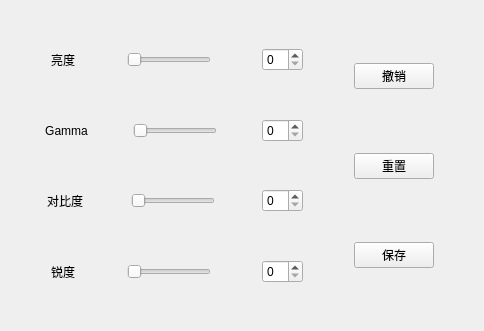
<?xml version="1.0" encoding="UTF-8"?>
<ui version="4.0">
 <class>EnhanceTabWidget</class>
 <widget class="QWidget" name="EnhanceTabWidget">
  <property name="geometry">
   <rect>
    <x>0</x>
    <y>0</y>
    <width>484</width>
    <height>331</height>
   </rect>
  </property>
  <property name="windowTitle">
   <string>Form</string>
  </property>
  <layout class="QVBoxLayout" name="verticalLayout">
   <property name="spacing">
    <number>5</number>
   </property>
   <property name="leftMargin">
    <number>5</number>
   </property>
   <property name="topMargin">
    <number>5</number>
   </property>
   <property name="rightMargin">
    <number>5</number>
   </property>
   <property name="bottomMargin">
    <number>5</number>
   </property>
   <item>
    <layout class="QHBoxLayout" name="horizontalLayout">
     <item>
      <layout class="QVBoxLayout" name="verticalLayout_2">
       <item>
        <spacer name="verticalSpacer_9">
         <property name="orientation">
          <enum>Qt::Orientation::Vertical</enum>
         </property>
         <property name="sizeHint" stdset="0">
          <size>
           <width>20</width>
           <height>40</height>
          </size>
         </property>
        </spacer>
       </item>
       <item>
        <layout class="QHBoxLayout" name="horizontalLayout_6">
         <item>
          <spacer name="horizontalSpacer_9">
           <property name="orientation">
            <enum>Qt::Orientation::Horizontal</enum>
           </property>
           <property name="sizeHint" stdset="0">
            <size>
             <width>40</width>
             <height>20</height>
            </size>
           </property>
          </spacer>
         </item>
         <item>
          <widget class="QLabel" name="label_5">
           <property name="text">
            <string>亮度</string>
           </property>
           <property name="alignment">
            <set>Qt::AlignmentFlag::AlignCenter</set>
           </property>
          </widget>
         </item>
         <item>
          <spacer name="horizontalSpacer">
           <property name="orientation">
            <enum>Qt::Orientation::Horizontal</enum>
           </property>
           <property name="sizeHint" stdset="0">
            <size>
             <width>40</width>
             <height>20</height>
            </size>
           </property>
          </spacer>
         </item>
         <item>
          <widget class="QSlider" name="Slider_brightness">
           <property name="orientation">
            <enum>Qt::Orientation::Horizontal</enum>
           </property>
          </widget>
         </item>
         <item>
          <spacer name="horizontalSpacer_5">
           <property name="orientation">
            <enum>Qt::Orientation::Horizontal</enum>
           </property>
           <property name="sizeHint" stdset="0">
            <size>
             <width>40</width>
             <height>20</height>
            </size>
           </property>
          </spacer>
         </item>
         <item>
          <widget class="QSpinBox" name="spinBox_brightness"/>
         </item>
        </layout>
       </item>
       <item>
        <spacer name="verticalSpacer">
         <property name="orientation">
          <enum>Qt::Orientation::Vertical</enum>
         </property>
         <property name="sizeHint" stdset="0">
          <size>
           <width>20</width>
           <height>40</height>
          </size>
         </property>
        </spacer>
       </item>
       <item>
        <layout class="QHBoxLayout" name="horizontalLayout_10">
         <item>
          <spacer name="horizontalSpacer_10">
           <property name="orientation">
            <enum>Qt::Orientation::Horizontal</enum>
           </property>
           <property name="sizeHint" stdset="0">
            <size>
             <width>40</width>
             <height>20</height>
            </size>
           </property>
          </spacer>
         </item>
         <item>
          <widget class="QLabel" name="label_9">
           <property name="text">
            <string>Gamma</string>
           </property>
           <property name="alignment">
            <set>Qt::AlignmentFlag::AlignCenter</set>
           </property>
          </widget>
         </item>
         <item>
          <spacer name="horizontalSpacer_2">
           <property name="orientation">
            <enum>Qt::Orientation::Horizontal</enum>
           </property>
           <property name="sizeHint" stdset="0">
            <size>
             <width>40</width>
             <height>20</height>
            </size>
           </property>
          </spacer>
         </item>
         <item>
          <widget class="QSlider" name="Slider_gamma">
           <property name="orientation">
            <enum>Qt::Orientation::Horizontal</enum>
           </property>
          </widget>
         </item>
         <item>
          <spacer name="horizontalSpacer_6">
           <property name="orientation">
            <enum>Qt::Orientation::Horizontal</enum>
           </property>
           <property name="sizeHint" stdset="0">
            <size>
             <width>40</width>
             <height>20</height>
            </size>
           </property>
          </spacer>
         </item>
         <item>
          <widget class="QSpinBox" name="spinBox_gamma"/>
         </item>
        </layout>
       </item>
       <item>
        <spacer name="verticalSpacer_2">
         <property name="orientation">
          <enum>Qt::Orientation::Vertical</enum>
         </property>
         <property name="sizeHint" stdset="0">
          <size>
           <width>20</width>
           <height>40</height>
          </size>
         </property>
        </spacer>
       </item>
       <item>
        <layout class="QHBoxLayout" name="horizontalLayout_9">
         <item>
          <spacer name="horizontalSpacer_11">
           <property name="orientation">
            <enum>Qt::Orientation::Horizontal</enum>
           </property>
           <property name="sizeHint" stdset="0">
            <size>
             <width>40</width>
             <height>20</height>
            </size>
           </property>
          </spacer>
         </item>
         <item>
          <widget class="QLabel" name="label_8">
           <property name="text">
            <string>对比度</string>
           </property>
           <property name="alignment">
            <set>Qt::AlignmentFlag::AlignCenter</set>
           </property>
          </widget>
         </item>
         <item>
          <spacer name="horizontalSpacer_3">
           <property name="orientation">
            <enum>Qt::Orientation::Horizontal</enum>
           </property>
           <property name="sizeHint" stdset="0">
            <size>
             <width>40</width>
             <height>20</height>
            </size>
           </property>
          </spacer>
         </item>
         <item>
          <widget class="QSlider" name="Slider_contrast">
           <property name="orientation">
            <enum>Qt::Orientation::Horizontal</enum>
           </property>
          </widget>
         </item>
         <item>
          <spacer name="horizontalSpacer_7">
           <property name="orientation">
            <enum>Qt::Orientation::Horizontal</enum>
           </property>
           <property name="sizeHint" stdset="0">
            <size>
             <width>40</width>
             <height>20</height>
            </size>
           </property>
          </spacer>
         </item>
         <item>
          <widget class="QSpinBox" name="spinBox_contrast"/>
         </item>
        </layout>
       </item>
       <item>
        <spacer name="verticalSpacer_3">
         <property name="orientation">
          <enum>Qt::Orientation::Vertical</enum>
         </property>
         <property name="sizeHint" stdset="0">
          <size>
           <width>20</width>
           <height>40</height>
          </size>
         </property>
        </spacer>
       </item>
       <item>
        <layout class="QHBoxLayout" name="horizontalLayout_11">
         <item>
          <spacer name="horizontalSpacer_12">
           <property name="orientation">
            <enum>Qt::Orientation::Horizontal</enum>
           </property>
           <property name="sizeHint" stdset="0">
            <size>
             <width>40</width>
             <height>20</height>
            </size>
           </property>
          </spacer>
         </item>
         <item>
          <widget class="QLabel" name="label_10">
           <property name="text">
            <string>锐度</string>
           </property>
           <property name="alignment">
            <set>Qt::AlignmentFlag::AlignCenter</set>
           </property>
          </widget>
         </item>
         <item>
          <spacer name="horizontalSpacer_4">
           <property name="orientation">
            <enum>Qt::Orientation::Horizontal</enum>
           </property>
           <property name="sizeHint" stdset="0">
            <size>
             <width>40</width>
             <height>20</height>
            </size>
           </property>
          </spacer>
         </item>
         <item>
          <widget class="QSlider" name="Slider_sharpen">
           <property name="orientation">
            <enum>Qt::Orientation::Horizontal</enum>
           </property>
          </widget>
         </item>
         <item>
          <spacer name="horizontalSpacer_8">
           <property name="orientation">
            <enum>Qt::Orientation::Horizontal</enum>
           </property>
           <property name="sizeHint" stdset="0">
            <size>
             <width>40</width>
             <height>20</height>
            </size>
           </property>
          </spacer>
         </item>
         <item>
          <widget class="QSpinBox" name="spinBox_sharpen"/>
         </item>
        </layout>
       </item>
       <item>
        <spacer name="verticalSpacer_4">
         <property name="orientation">
          <enum>Qt::Orientation::Vertical</enum>
         </property>
         <property name="sizeHint" stdset="0">
          <size>
           <width>20</width>
           <height>40</height>
          </size>
         </property>
        </spacer>
       </item>
      </layout>
     </item>
     <item>
      <spacer name="horizontalSpacer_14">
       <property name="orientation">
        <enum>Qt::Orientation::Horizontal</enum>
       </property>
       <property name="sizeHint" stdset="0">
        <size>
         <width>40</width>
         <height>20</height>
        </size>
       </property>
      </spacer>
     </item>
     <item>
      <layout class="QVBoxLayout" name="verticalLayout_5">
       <item>
        <spacer name="verticalSpacer_7">
         <property name="orientation">
          <enum>Qt::Orientation::Vertical</enum>
         </property>
         <property name="sizeHint" stdset="0">
          <size>
           <width>20</width>
           <height>40</height>
          </size>
         </property>
        </spacer>
       </item>
       <item>
        <widget class="QPushButton" name="btn_undoBC">
         <property name="text">
          <string>撤销</string>
         </property>
        </widget>
       </item>
       <item>
        <spacer name="verticalSpacer_5">
         <property name="orientation">
          <enum>Qt::Orientation::Vertical</enum>
         </property>
         <property name="sizeHint" stdset="0">
          <size>
           <width>20</width>
           <height>40</height>
          </size>
         </property>
        </spacer>
       </item>
       <item>
        <widget class="QPushButton" name="btn_resetBC">
         <property name="text">
          <string>重置</string>
         </property>
        </widget>
       </item>
       <item>
        <spacer name="verticalSpacer_6">
         <property name="orientation">
          <enum>Qt::Orientation::Vertical</enum>
         </property>
         <property name="sizeHint" stdset="0">
          <size>
           <width>20</width>
           <height>40</height>
          </size>
         </property>
        </spacer>
       </item>
       <item>
        <widget class="QPushButton" name="btn_saveBC">
         <property name="text">
          <string>保存</string>
         </property>
        </widget>
       </item>
       <item>
        <spacer name="verticalSpacer_8">
         <property name="orientation">
          <enum>Qt::Orientation::Vertical</enum>
         </property>
         <property name="sizeHint" stdset="0">
          <size>
           <width>20</width>
           <height>40</height>
          </size>
         </property>
        </spacer>
       </item>
      </layout>
     </item>
     <item>
      <spacer name="horizontalSpacer_13">
       <property name="orientation">
        <enum>Qt::Orientation::Horizontal</enum>
       </property>
       <property name="sizeHint" stdset="0">
        <size>
         <width>40</width>
         <height>20</height>
        </size>
       </property>
      </spacer>
     </item>
    </layout>
   </item>
  </layout>
 </widget>
 <resources/>
 <connections/>
</ui>
